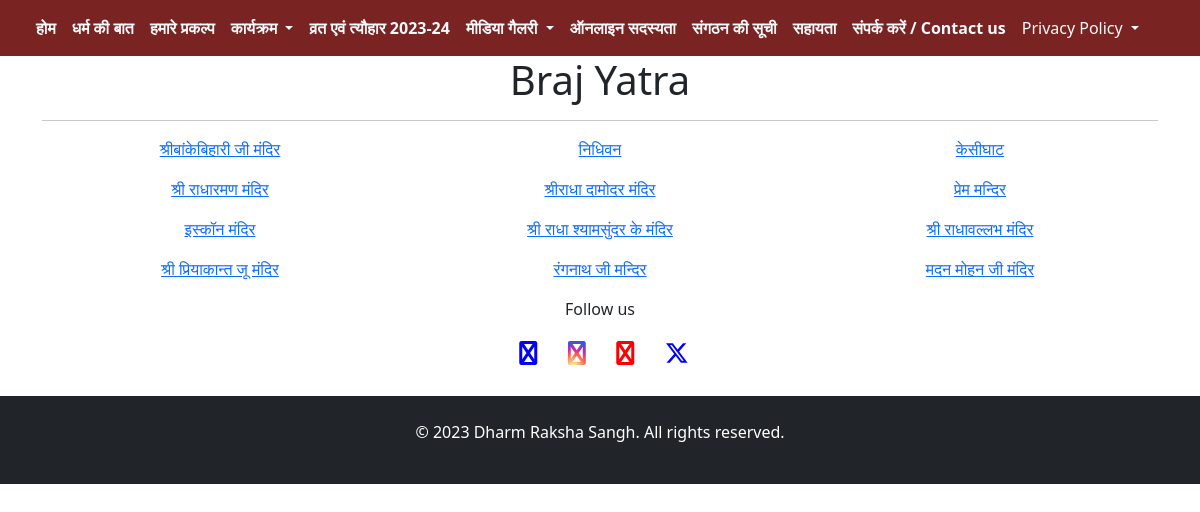
Page /services/braj_yatra_place/1/ on the committed database.
### services/models.py (models this page shows, shortened)
class BrajYatraDetails(models.Model):
    place = models.ForeignKey(Place, on_delete=models.CASCADE, null=True)
    temple_name = models.CharField(max_length=500, null=True, blank=True)
    desc = models.TextField(null=True, blank=True)
    image = models.FileField(upload_to='braj_yatra', null=True, blank=True)
    other_img1 = models.FileField(upload_to='braj_yatra', null=True, blank=True, default=None)
    other_img2 = models.FileField(upload_to='braj_yatra', null=True, blank=True, default=None)
    other_img3 = models.FileField(upload_to='braj_yatra', null=True, blank=True, default=None)

### services/views.py (the view)
# urls.py: path('braj_yatra_place/<int:id>/', views.braj_yatra_place, name='braj_yatra_place'),
def braj_yatra_place(request, id):
    yatra = BrajYatraDetails.objects.filter(place_id=id)
    context = {
        'yatra': yatra,
    }
    return render(request, 'braj_yatra_place.html', context)

### services/templates/braj_yatra_place.html (shortened to what this page needs)
{% extends "navbar.html" %}
{% block services %}
<div class="container text-center">
    <h1>Braj Yatra</h1>
    <hr>
    <div class="row">
        {% for yatra in yatra %}
                <div class="col-lg-4 mb-3">
                    <a href="/services/temple_details/{{yatra.id}}/">{{yatra.temple_name}}</a>
                </div>
        {% endfor %}
    </div>
</div>
{% endblock services %}

### templates/navbar.html (style rules this page uses)
body { margin:0px; padding:0px; }

### rows in the picture
BrajYatraDetails: temple_name "श्रीबांकेबिहारी जी मंदिर"
BrajYatraDetails: temple_name "निधिवन"
BrajYatraDetails: temple_name "केसीघाट"
BrajYatraDetails: temple_name "श्री राधारमण मंदिर"
BrajYatraDetails: temple_name "श्रीराधा दामोदर मंदिर"
BrajYatraDetails: temple_name "प्रेम मन्दिर"
BrajYatraDetails: temple_name "इस्कॉन मंदिर"
BrajYatraDetails: temple_name "श्री राधा श्यामसुंदर के मंदिर"
BrajYatraDetails: temple_name "श्री राधावल्लभ मंदिर"
BrajYatraDetails: temple_name "श्री प्रियाकान्त जू मंदिर"
BrajYatraDetails: temple_name "रंगनाथ जी मन्दिर"
BrajYatraDetails: temple_name "मदन मोहन जी मंदिर"
